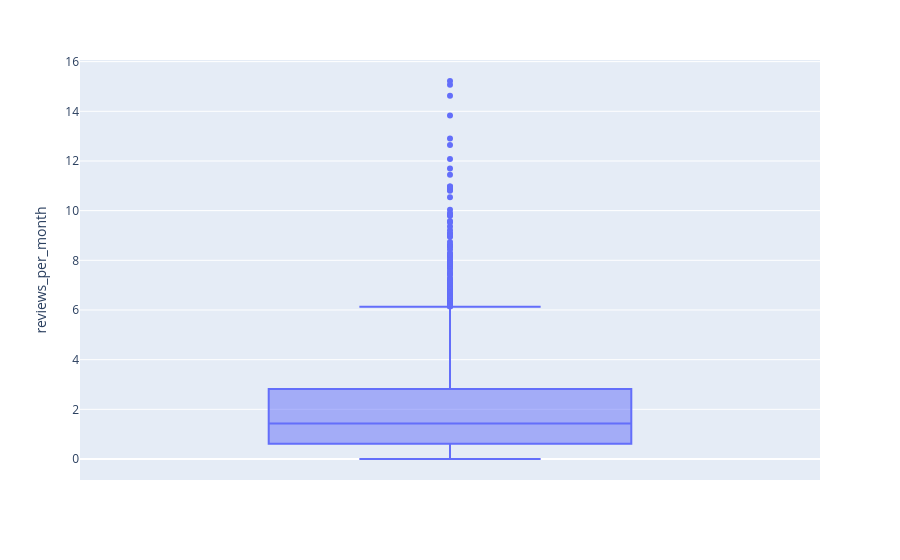

The notebook cell saved with this chart:
### Markdown cell above
## Task 2 — Box plot: listing activity by borough

**What to build:** A **horizontal box plot** comparing listing activity (reviews per month) across London boroughs — reviews per month is a proxy for how frequently a listing is booked.

**Requirements:**
- Horizontal orientation (borough names are long)
- Sorted by median reviews per month (most active at top)
- Highlight the **two most active** boroughs in a different colour
- Outliers shown as individual points
- Insight title naming the two busiest boroughs

> 💡 Some listings have zero reviews — these are new or inactive listings. Filter them out with before plotting

### Code cell
# Task 2
# YOUR CODE HERE
df2 = df_cap[df_cap['reviews_per_month'] > 0]

fig = px.box(
    df2,
    x='reviews_per_month',
    y='neighbourhood',
    orientation='h',
    points='outliers'
)

### Figure 1 — Plotly figure (JSON) as saved in the notebook; plotly's stock layout.template omitted (floating-point values rounded to 4 significant figures; data arrays with more than 128 entries replaced by an {"elided": "..."} marker saying what was removed)
{"data": [{"alignmentgroup": "True", "hovertemplate": "reviews_per_month=%{y}<extra></extra>", "legendgroup": "", "marker": {"color": "#636efa"}, "name": "", "notched": false, "offsetgroup": "", "orientation": "v", "showlegend": false, "type": "box", "x0": " ", "xaxis": "x", "y": {"elided": "2500 float values"}, "y0": " ", "yaxis": "y"}], "layout": {"boxmode": "group", "legend": {"tracegroupgap": 0}, "margin": {"t": 60}, "xaxis": {"anchor": "y", "domain": [0, 1]}, "yaxis": {"anchor": "x", "domain": [0, 1], "title": {"text": "reviews_per_month"}}}}
